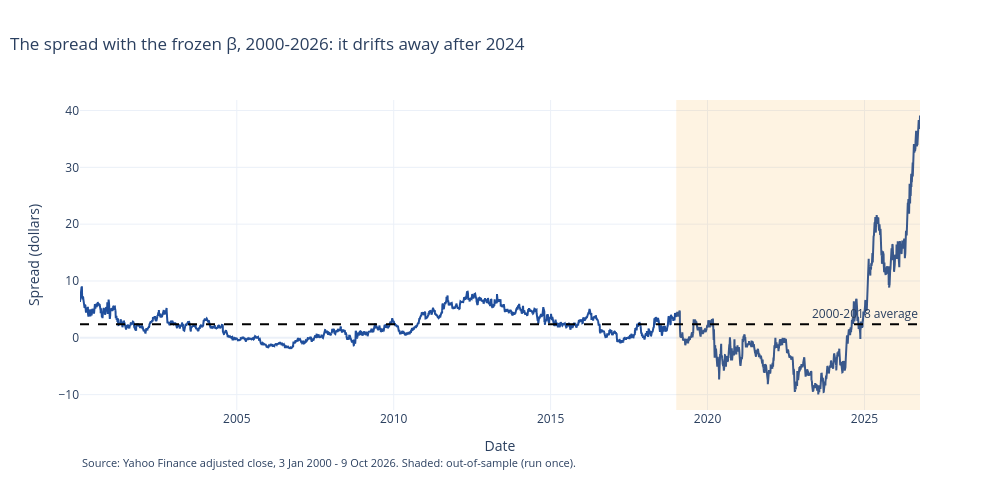

The notebook cell this image was saved under:
### Markdown cell above
## 7. Out-of-sample: the single run, and why it fails

**Order of events, visible in the Git history:** (1) the chosen variant was frozen in `config.py` as
`PHASE2_STRATEGY` and committed (`feat: freeze the phase 2 strategy before the out-of-sample run`);
(2) the 49 in-sample trials were committed (`chore: log the 49 in-sample phase 2 trials`); (3) only
then were the 2019–2026 prices used, once (`chore: log the single phase 2 out-of-sample run`). The strategy starts flat on 2 Jan 2019, so no in-sample trade spills
over; the z-score of early January uses the last 60 days of 2018, which is the past and allowed.
Pre-registered reading: it
survives if its out-of-sample Sharpe ratio is positive. The run is in the chart at the top; this
notebook re-executes it with the same frozen values, so the trial log does not count it twice.

**Verdict: it does not survive.** Sharpe −0.53, −3.8% a year, worst drawdown 32%, mostly in 2025
(−15%) and 2026 (−9%). With t = −1.49 it is not a proven loser either: 7.8 years cannot separate a small
effect from zero. What is shown is that there is **no evidence it makes money**. Before blaming the
market I looked for a mistake: no missing prices, the largest moves are the real ones of March 2020,
trades per year match the in-sample, β re-estimated equals the frozen one.

### Code cell
yearly = oos["ret"].groupby(oos.index.year).apply(lambda r: (1 + r).prod() - 1)
full_spread = build_spread(all_prices, A, B, S.beta)
fig = go.Figure()
fig.add_vrect(
    x0=oos_start, x1=full_spread.index[-1], fillcolor="#f39c12", opacity=0.12, line_width=0
)
fig.add_trace(
    go.Scatter(
        x=full_spread.index,
        y=full_spread,
        name="Spread KO - 0.388 x PEP",
        line={"color": "#1f4e9c"},
    )
)
fig.add_hline(
    y=spread.mean(), line_dash="dash", line_color="black", annotation_text="2000-2018 average"
)
finish_figure(
    fig,
    "The spread with the frozen β, 2000-2026: it drifts away after 2024",
    "Date",
    "Spread (dollars)",
    SOURCE_ALL,
)
save_figure(fig, "02_spread_full", figures_dir)
fig.show()
held = oos["position"].shift(1).fillna(0)
ratio = all_prices[A] / all_prices[B]
pd.Series(
    {
        "return 2025": f"{yearly[2025]:.1%}",
        "return 2026": f"{yearly[2026]:.1%}",
        "P&L of long trades ($ per KO share)": round(oos.loc[held > 0, "pnl"].sum(), 2),
        "P&L of short trades ($ per KO share)": round(oos.loc[held < 0, "pnl"].sum(), 2),
        "KO/PEP price ratio, 2023 average": round(ratio.loc["2023"].mean(), 3),
        "KO/PEP price ratio, 2026 average": round(ratio.loc["2026"].mean(), 3),
    }
).to_frame("out-of-sample")

### Figure 1 — Plotly figure (JSON) as saved in the notebook; plotly's stock layout.template omitted (floating-point values rounded to 4 significant figures; data arrays with more than 128 entries replaced by an {"elided": "..."} marker saying what was removed)
{"data": [{"line": {"color": "#1f4e9c"}, "name": "Spread KO - 0.388 x PEP", "type": "scatter", "x": {"elided": "6733 str values"}, "y": {"elided": "6733 float values"}}], "layout": {"annotations": [{"showarrow": false, "text": "2000-2018 average", "x": 1, "xanchor": "right", "xref": "x domain", "y": 2.408, "yanchor": "bottom", "yref": "y"}, {"font": {"size": 11}, "showarrow": false, "text": "Source: Yahoo Finance adjusted close, 3 Jan 2000 - 9 Oct 2026. Shaded: out-of-sample (run once).", "x": 0, "xref": "paper", "y": -0.2, "yref": "paper"}], "height": 500, "legend": {"orientation": "h", "x": 0.01, "y": 1.02, "yanchor": "bottom"}, "margin": {"b": 90}, "shapes": [{"fillcolor": "#f39c12", "line": {"width": 0}, "opacity": 0.12, "type": "rect", "x0": "2019-01-02T00:00:00", "x1": "2026-10-09T00:00:00", "xref": "x", "y0": 0, "y1": 1, "yref": "y domain"}, {"line": {"color": "black", "dash": "dash"}, "type": "line", "x0": 0, "x1": 1, "xref": "x domain", "y0": 2.408, "y1": 2.408, "yref": "y"}], "title": {"text": "The spread with the frozen β, 2000-2026: it drifts away after 2024", "x": 0.01}, "width": 1000, "xaxis": {"title": {"text": "Date"}}, "yaxis": {"title": {"text": "Spread (dollars)"}}}}
